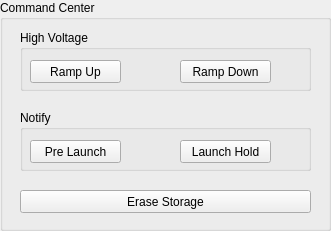
       <widget class="QGroupBox" name="groupBox_8">
        <property name="geometry">
         <rect>
          <x>820</x>
          <y>20</y>
          <width>331</width>
          <height>231</height>
         </rect>
        </property>
        <property name="title">
         <string>Command Center</string>
        </property>
        <widget class="QGroupBox" name="groupBox_11">
         <property name="geometry">
          <rect>
           <x>20</x>
           <y>30</y>
           <width>291</width>
           <height>61</height>
          </rect>
         </property>
         <property name="title">
          <string>High Voltage</string>
         </property>
         <widget class="QPushButton" name="pushButton_3">
          <property name="geometry">
           <rect>
            <x>10</x>
            <y>30</y>
            <width>91</width>
            <height>23</height>
           </rect>
          </property>
          <property name="text">
           <string>Ramp Up</string>
          </property>
         </widget>
         <widget class="QLabel" name="label_73">
          <property name="geometry">
           <rect>
            <x>110</x>
            <y>30</y>
            <width>21</width>
            <height>21</height>
           </rect>
          </property>
          <property name="maximumSize">
           <size>
            <width>21</width>
            <height>21</height>
           </size>
          </property>
          <property name="text">
           <string/>
          </property>
          <property name="pixmap">
           <pixmap resource="../../resourcefile.qrc">:/images/resources/red_blinker.png</pixmap>
          </property>
          <property name="scaledContents">
           <bool>true</bool>
          </property>
         </widget>
         <widget class="QPushButton" name="pushButton_4">
          <property name="geometry">
           <rect>
            <x>160</x>
            <y>30</y>
            <width>91</width>
            <height>23</height>
           </rect>
          </property>
          <property name="text">
           <string>Ramp Down</string>
          </property>
         </widget>
         <widget class="QLabel" name="label_74">
          <property name="geometry">
           <rect>
            <x>260</x>
            <y>30</y>
            <width>21</width>
            <height>21</height>
           </rect>
          </property>
          <property name="maximumSize">
           <size>
            <width>21</width>
            <height>21</height>
           </size>
          </property>
          <property name="text">
           <string/>
          </property>
          <property name="pixmap">
           <pixmap resource="../../resourcefile.qrc">:/images/resources/red_blinker.png</pixmap>
          </property>
          <property name="scaledContents">
           <bool>true</bool>
          </property>
         </widget>
        </widget>
        <widget class="QGroupBox" name="groupBox_12">
         <property name="geometry">
          <rect>
           <x>20</x>
           <y>110</y>
           <width>291</width>
           <height>61</height>
          </rect>
         </property>
         <property name="title">
          <string>Notify</string>
         </property>
         <widget class="QPushButton" name="pushButton_5">
          <property name="geometry">
           <rect>
            <x>10</x>
            <y>30</y>
            <width>91</width>
            <height>23</height>
           </rect>
          </property>
          <property name="text">
           <string>Pre Launch</string>
          </property>
         </widget>
         <widget class="QLabel" name="label_75">
          <property name="geometry">
           <rect>
            <x>110</x>
            <y>30</y>
            <width>21</width>
            <height>21</height>
           </rect>
          </property>
          <property name="maximumSize">
           <size>
            <width>21</width>
            <height>21</height>
           </size>
          </property>
          <property name="text">
           <string/>
          </property>
          <property name="pixmap">
           <pixmap resource="../../resourcefile.qrc">:/images/resources/red_blinker.png</pixmap>
          </property>
          <property name="scaledContents">
           <bool>true</bool>
          </property>
         </widget>
         <widget class="QPushButton" name="pushButton_6">
          <property name="geometry">
           <rect>
            <x>160</x>
            <y>30</y>
            <width>91</width>
            <height>23</height>
           </rect>
          </property>
          <property name="text">
           <string>Launch Hold</string>
          </property>
         </widget>
         <widget class="QLabel" name="label_76">
          <property name="geometry">
           <rect>
            <x>260</x>
            <y>30</y>
            <width>21</width>
            <height>21</height>
           </rect>
          </property>
          <property name="maximumSize">
           <size>
            <width>21</width>
            <height>21</height>
           </size>
          </property>
          <property name="text">
           <string/>
          </property>
          <property name="pixmap">
           <pixmap resource="../../resourcefile.qrc">:/images/resources/red_blinker.png</pixmap>
          </property>
          <property name="scaledContents">
           <bool>true</bool>
          </property>
         </widget>
        </widget>
        <widget class="QPushButton" name="pushButton_7">
         <property name="geometry">
          <rect>
           <x>20</x>
           <y>190</y>
           <width>291</width>
           <height>23</height>
          </rect>
         </property>
         <property name="text">
          <string>Erase Storage</string>
         </property>
        </widget>
       </widget>
